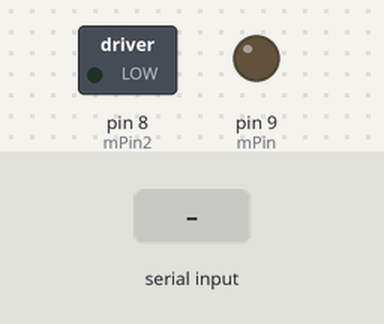
A sketch run on a simulated Arduino Uno, built with avr-gcc and run on an emulated ATmega328P. Shown: switched loads named in the sketch (green lamp = pin HIGH), output pins drawn as LEDs (lit = HIGH). The inputs (shaded band) are chosen by the test bench.

Above: at 1.2 s.
1.3 s: "1" received over Serial
At 2.0 s:
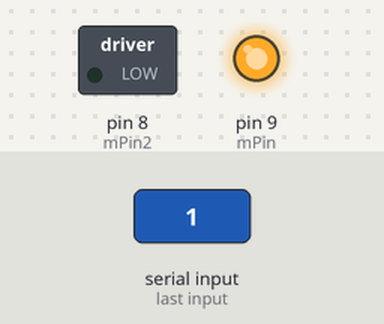
2.8 s: "2" received over Serial
At 3.2 s:
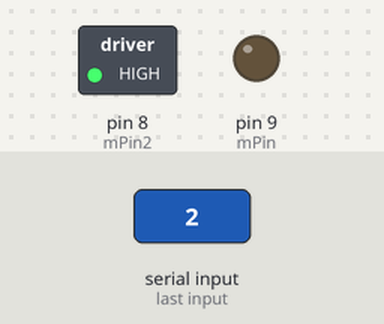
4.3 s: "0" received over Serial
At 5.5 s:
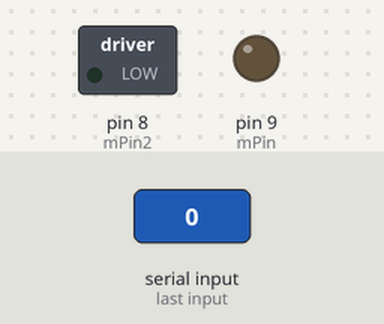
Timing chart, 0 to 7.3 s (numbered marks = the images above; inputs shaded):
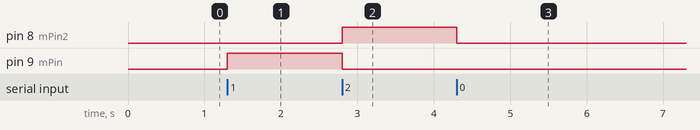

Measured:
- after the input at 1.3 s, pin 9 (mPin): LOW → HIGH at once
- after the input at 2.8 s, pin 8 (mPin2): LOW → HIGH at once; pin 9 (mPin): HIGH → LOW at once
- after the input at 4.3 s, pin 8 (mPin2): HIGH → LOW at once

The sketch:

MotorDriver.ino
```cpp
//Motor Driver using H bridge

//We declare variables to change the direction of motor with H bridge
const int mPin = 9;   //First motor controller
const int mPin2 = 8;   //Second motor controller for H bridge
char input;             //Declaring character to store input

void setup()
{
  pinMode(mPin, OUTPUT);    //Declaring them as output
  pinMode(mPin2, OUTPUT);
  Serial.begin(9600);       //Opening Serial Monitor
}

void loop()
{
  if(Serial.available())    //Checking for input
  {
    input = Serial.read();    //Assigning input from Serial Monitor to input
    if(input == '1')          //If input is 1
    {
      digitalWrite(mPin, HIGH);
      digitalWrite(mPin2, LOW);     //Setting up motor to run in one direction
    }
    else if(input == '2')         //If input is 2
    {
      digitalWrite(mPin, LOW);
      digitalWrite(mPin2, HIGH);    //Setting motor to run in reverse direction
    }
    else
    {
      digitalWrite(mPin, LOW);
      digitalWrite(mPin2, LOW);     //Switching off motor
    }
  }
}
```
